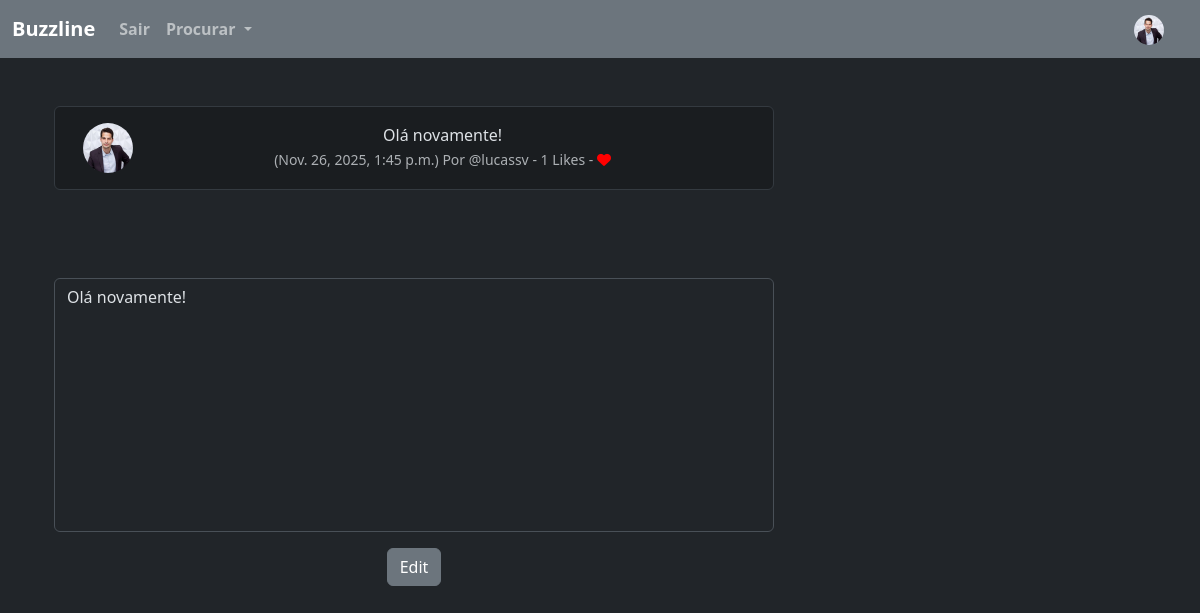
Page /edit_beep/5 (signed in) on the committed database.
### buzzline/models.py (models this page shows, shortened)
class Profile(models.Model):
    user = models.OneToOneField(User, on_delete=models.CASCADE) # UM USUARIO TERÁ 1 PERFIL, LOGO 1 PERFIL TERÁ APENAS 1 USUARIO
    follows = models.ManyToManyField("self", # UM PERFIL PODE SEGUIR MUITOS PERFIS
        related_name="followed_by", # QUEM SEGUE ESSE PERFIL
        symmetrical=False, # A PESSOA QUE SEGUE O OUTRO NÃO PRECISA SEGUIR DE VOLTA
        blank=True #NÃO É OBRIGADO A SEGUIR ALGUEM ESSE VALOR PODE SER VAZIO
        )
    date_modified = models.DateTimeField(User, auto_now=True)
    profile_image = models.ImageField(null=True, blank=True, upload_to='images/')
    profile_bio = models.CharField(null=True, blank=True, max_length=500)
    homepage_link = models.CharField(null=True, blank=True, max_length=100)
    facebook_link = models.CharField(null=True, blank=True, max_length=100)
    instagram_link = models.CharField(null=True, blank=True, max_length=100)
    linkedin_link = models.CharField(null=True, blank=True, max_length=100)

class Beep(models.Model):
    user = models.ForeignKey(User, related_name="beeps", on_delete=models.DO_NOTHING)
    body = models.CharField(max_length=200)
    created_at = models.DateTimeField(auto_now_add=True)
    likes = models.ManyToManyField(User, related_name="meep_like", blank=True)
    def number_of_likes(self):
        return self.likes.count()

### buzzline/views.py (the view)
# urls.py: path('edit_beep/<int:pk>', views.edit_beep, name="edit_beep"),
def edit_beep(request, pk):
    if request.user.is_authenticated:
        beep = get_object_or_404(Beep, id=pk)
        if request.user.username == beep.user.username:
            form = BeepForm(request.POST or None, instance=beep)
            if request.method == "POST":
                if form.is_valid():
                    beep = form.save(commit=False)
                    beep.user = request.user
                    beep.save()
                    messages.success(request, ("Seu Beep foi editado!"))
                    return redirect('home')
            else:
                return render(request, "edit_beep.html", {'form': form, 'beep':beep })
        else:
            messages.success(request, ("Esse Beep não pertence a você!"))
            return redirect('home')
    else:
        messages.success(request, ("Por favor, faça o login para continuar..."))
        return redirect('home')

### buzzline/forms.py
class BeepForm(forms.ModelForm):
    body = forms.CharField(required=True,
    widget=forms.widgets.Textarea(
        attrs={
            "placeholder": "Digite seu Beep!",
            "class":"form-control",
            'style': 'resize: none;'
            }
            ),
            label="",
        )
    class Meta:
        model = Beep
        exclude = ("user", "likes",)

### buzzline/templates/edit_beep.html (shortened to what this page needs)
{% extends 'base.html' %}
{% load static %}
{% block content %}
<div class="container text-center">
    <div class="row">
        <div class="col-8">
            <br />
            <div class="alert alert-dark" role="alert">
                <div class="container">
                    <div class="row">
                        <div class="col-1">
                            {% if beep.user.profile.profile_image %}
                            <img src="{{ beep.user.profile.profile_image.url }}" width="50" height="50" class="rounded-circle"
                                alt="{{ profile.user.username}}">
                            {% else %}
                            <img src="{% static 'images/default_profile_pic.png' %}" width="50" height="50"
                                class="rounded-circle" alt="{{ profile.user.username}}">
                            {% endif %}
                        </div>
                        <div class="col-11">
                            {{ beep.body }}<br />
                            <small class="text-muted">
                                ({{ beep.created_at}}) Por @{{ beep.user.username}}
                                - {{ beep.number_of_likes }} Likes -
                                {% if user in beep.likes.all %}
                                <a href="{% url 'beep_like' beep.id %}"><i class="fa-solid fa-heart" style="color: red;"></i></a>
                                {% else%}
                                <a href="{% url 'beep_like' beep.id %}"> <i class="fa fa-heart-o" style="color: red;"></i> </a>
                                {% endif %}
                            </small>
                        </div><br /><br />
                    </div>
                </div>
            </div>
            <br /><br /><br />
            {% if form %}
            <form method="POST">
                {{ form.as_p}}
                <button type="submit" class="btn btn-secondary">Edit</button>
            </form>
            {% endif %}
            </div>
        {% endblock %}

### buzzline/templates/navbar.html (shortened to what this page needs)
{% load static %}
<nav class="navbar navbar-expand-lg bg-secondary navbar-dark " data-bs-theme="light">
  <div class="container-fluid">
    <a class="navbar-brand fw-semibold" href="{% url 'home' %}">Buzzline</a>
    <div class="collapse navbar-collapse" id="navbarSupportedContent">
      <ul class="navbar-nav me-auto mb-2 mb-lg-0">
        {% if user.is_authenticated %}
        <li class="nav-item">
          <a class="nav-link fw-semibold" href="{% url 'logout' %}">Sair</a>
        </li>
        {% endif %}
        <li class="nav-item dropdown">
          <a class="nav-link dropdown-toggle fw-bold" href="#" role="button" data-bs-toggle="dropdown" aria-expanded="false">
            Procurar
          </a>
        </li>
      </ul>
        {% if user.is_authenticated %}
          <ul class="navbar-nav ml-auto">
            <li class="nav-link navbar-brand">
              <a href="{% url 'profile' request.user.id %}">
                {% if user.profile.profile_image %}
                <img src="{{ user.profile.profile_image.url }}" width="30" height="30" class="rounded-circle">
                {% else %}
                <img src="{% static '/images/default_profile_pic.png' %}" class="img-fluid rounded-circle" width="30" height="30">
                {% endif %}
              </a>
            </li>
          </ul>
        {% endif %}
    </div>
  </div>
</nav>

### rows in the picture
Beep: user.profile.profile_image (picture), body "Olá novamente!", created_at "Nov. 26, 2025, 1:45 p.m.", user.username "lucassv", number_of_likes "1"
